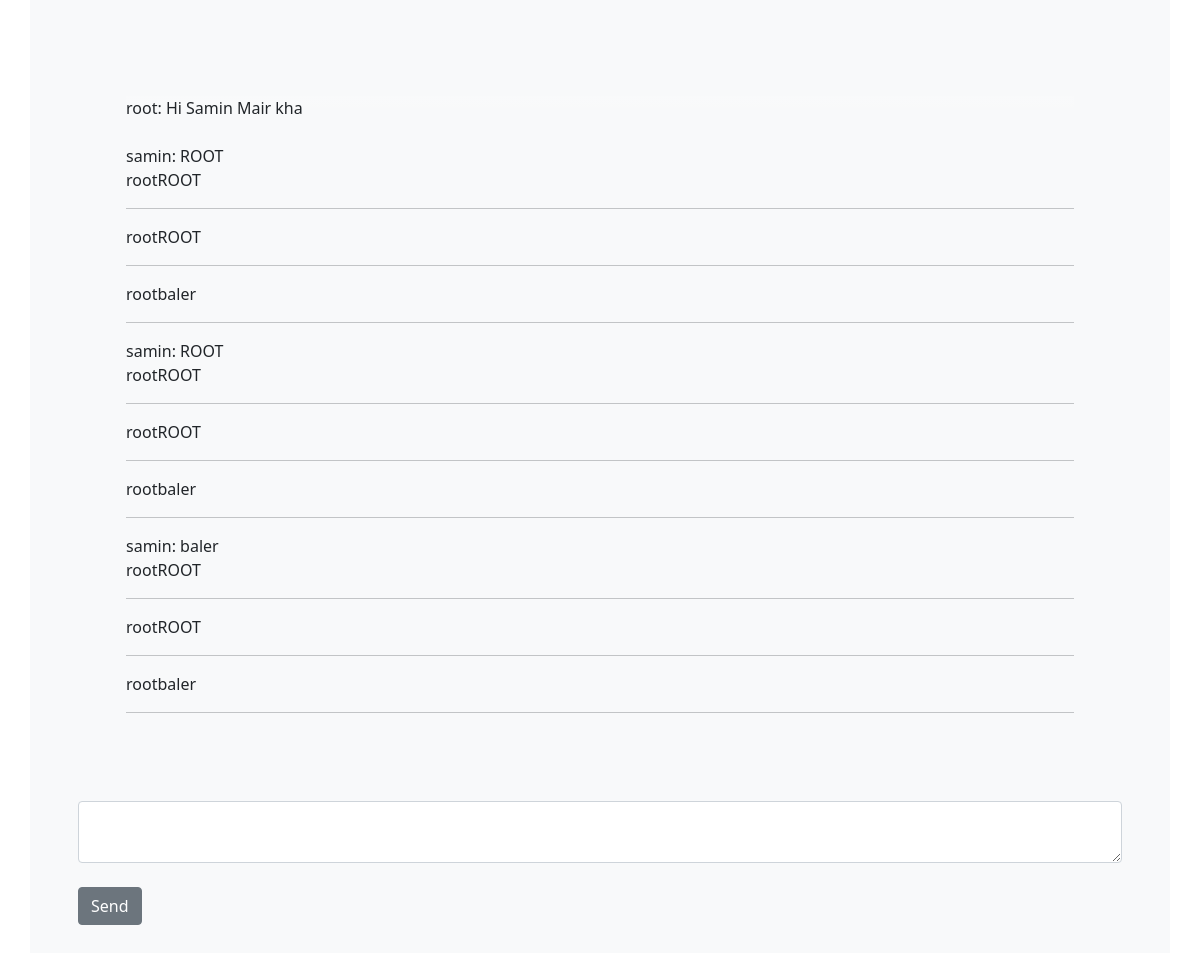
The page /chat/chatting/81 on the database its author committed.
### ChatApp/models.py (models this page shows, shortened)
class ChatRoom(models.Model):
    slug = models.SlugField(null=True)
    welcome_msg = models.CharField(max_length=120, null=True)
    user = models.ForeignKey(User, on_delete=models.CASCADE)
    sender = models.ForeignKey(User, on_delete=models.CASCADE, related_name="sender")

class Message(models.Model):
    chatroom = models.OneToOneField(ChatRoom, on_delete=models.CASCADE, null=True)
    created_at = models.DateTimeField(default=datetime.now)
    user = models.ForeignKey(User, on_delete=models.CASCADE, null=True)
    sender = models.ForeignKey(User, on_delete=models.CASCADE, null=True, related_name="asd")
    messages = models.TextField()

### ChatApp/views.py (the view, shortened to what this page needs)
# urls.py: path("chatting/<int:id>", views.continue_chat, name="continueChat")
def continue_chat(request, id):
    msgs = ChatRoom.objects.get(id=id)
    rec = Message.objects.filter(
            user=msgs.user
        )
    sen = Message.objects.filter(
        sender=msgs.sender
    )
    args = {
        "msgs": msgs,
        "rec": rec,
        "sen": sen
    }
    return render(request, 'Test/chat.html', args)

### ChatApp/templates/Test/chat.html (shortened to what this page needs)
{% include 'Test/base.html' %}
<div class="container bg-light p-5">
    <div class="container p-5">
        <div class="bg-gradient">{{ msgs.sender }}: {{ msgs.welcome_msg }} </div>
        <br>
        {% for miaw in rec %}
        <div class="bg-ligh">{{ miaw.user }}: {{ miaw.messages }}</div>
        {% for m2 in sen %}
        {{ m2.sender }}{{ m2.messages }}<br><hr>
        {% endfor %}
        {% endfor %}
    </div>
    <form action="" method="POST">
        <br>
        <textarea name="messages" class="form-control"></textarea><br>
        <button type="submit" class="btn btn-secondary">Send</button>
    </form>
</div>

### rows shown on the page
ChatRoom: sender "root", welcome_msg "Hi Samin Mair kha"
Message: user "samin", messages "ROOT", sender "root"
Message: sender "root", messages "ROOT", user "samin"
Message: sender "root", messages "baler", user "samin"
